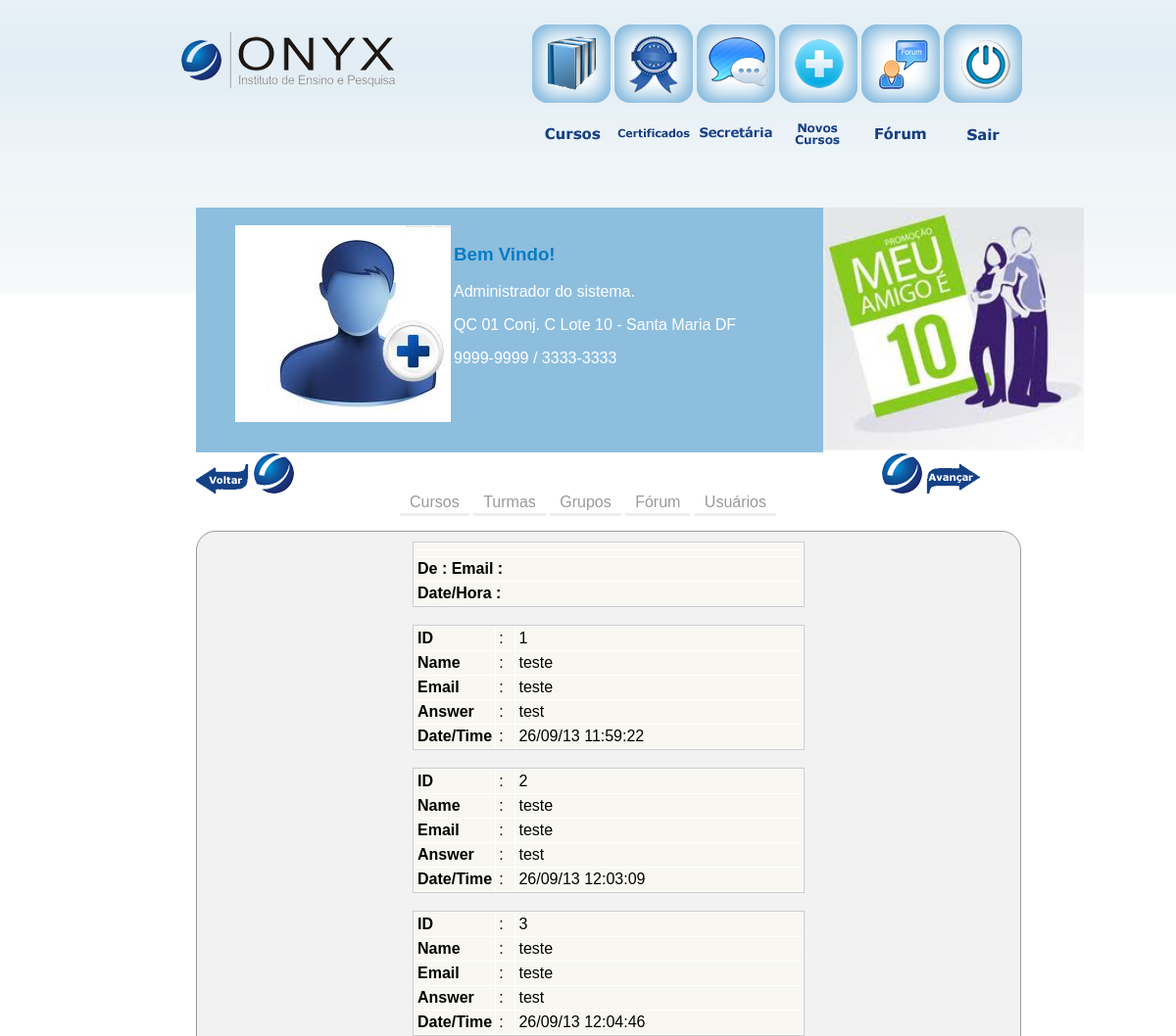
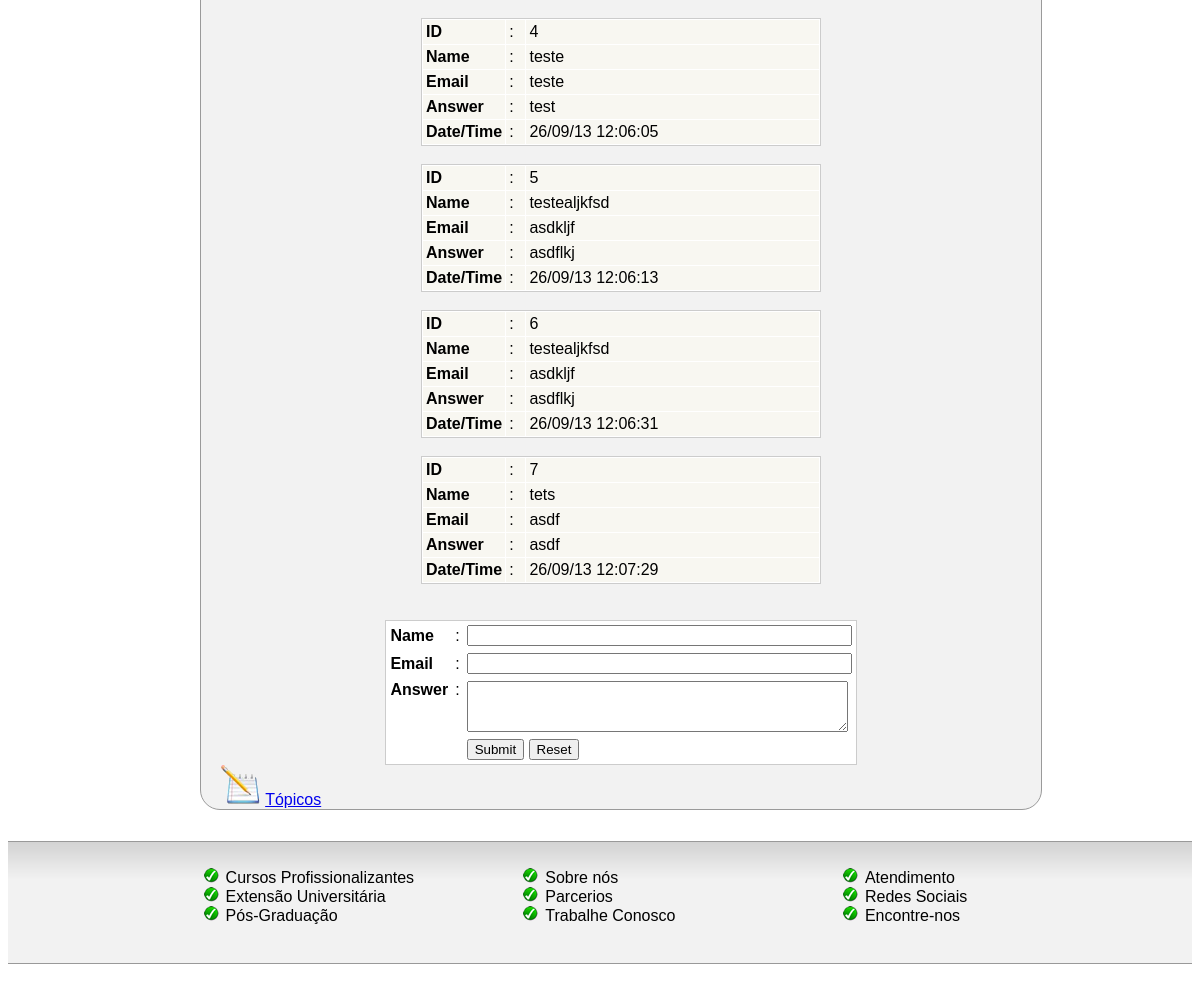
/adm/forum/view_topic.php (signed in), run on an earlier commit of the app's database (2 pictures, top to bottom).
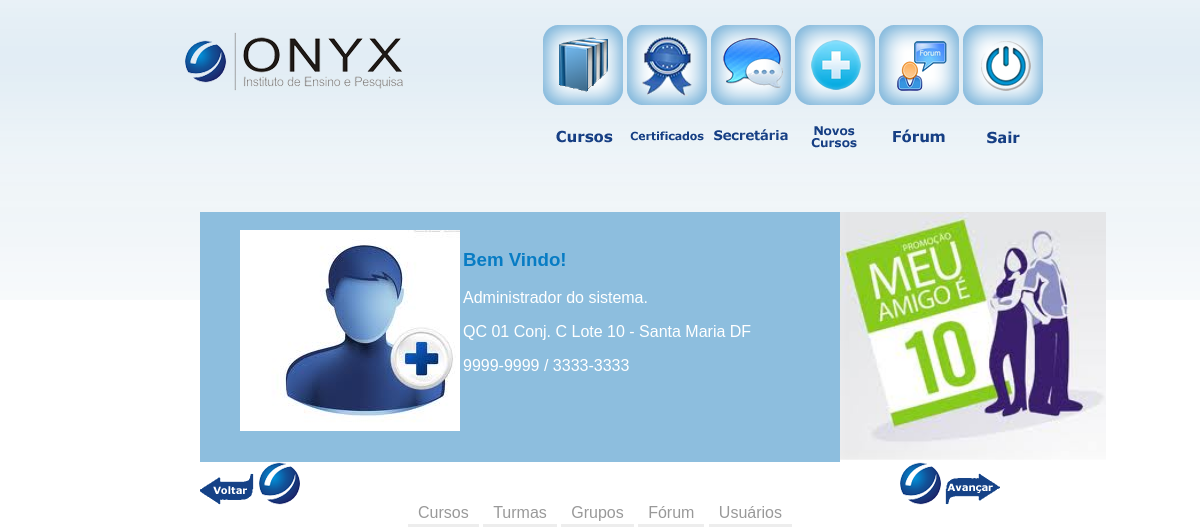
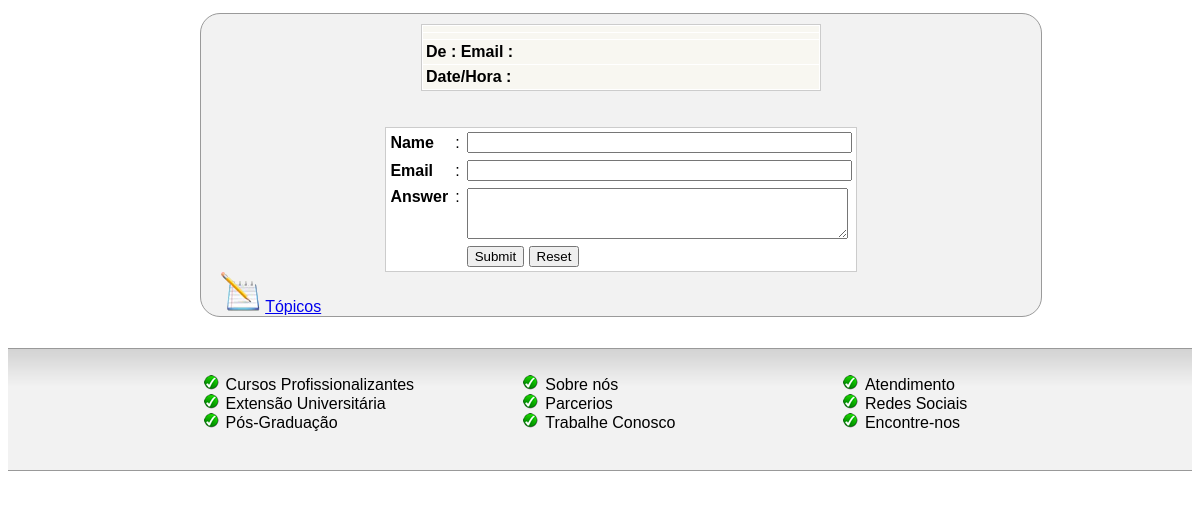
And on a later commit of the database (2 pictures, top to bottom).
### tables this page shows
CREATE TABLE IF NOT EXISTS `forum_answer` (
  `question_id` int(4) NOT NULL DEFAULT '0',
  `a_id` int(4) NOT NULL DEFAULT '0',
  `a_name` varchar(65) NOT NULL DEFAULT '',
  `a_email` varchar(65) NOT NULL DEFAULT '',
  `a_answer` longtext NOT NULL,
  `a_datetime` varchar(25) NOT NULL DEFAULT '',
  KEY `a_id` (`a_id`)
);

### adm/forum/view_topic.php (the view, shortened to what this page needs)
<?php
include('../header.php');
echo "<div id='conteudo_curso'>";
$tbl_name="forum_question";
$id=$_GET['id'];
$sql="SELECT * FROM $tbl_name WHERE id='$id'";
$result=mysql_query($sql);
$rows=mysql_fetch_array($result);
?>
<table width="400" border="0" align="center" cellpadding="0" cellspacing="1" bgcolor="#CCCCCC">
<tr>
<td><table width="100%" border="0" cellpadding="3" cellspacing="1" bordercolor="1" bgcolor="#FFFFFF">
<tr>
<td bgcolor="#F8F7F1"><strong><?php echo $rows['topic']; ?></strong></td>
</tr>
<tr>
<td bgcolor="#F8F7F1"><?php echo $rows['detail']; ?></td>
</tr>
<tr>
<td bgcolor="#F8F7F1"><strong>De :</strong> <?php echo $rows['name']; ?> <strong>Email : </strong><?php echo $rows['email'];?></td>
</tr>
<tr>
<td bgcolor="#F8F7F1"><strong>Date/Hora : </strong><?php echo $rows['datetime']; ?></td>
</tr>
</table></td>
</tr>
</table>
<BR>
<?php
$tbl_name2="forum_answer";
$sql2="SELECT * FROM $tbl_name2 WHERE question_id='$id'";
$result2=mysql_query($sql2);
while($rows=mysql_fetch_array($result2)){
?>
<table width="400" border="0" align="center" cellpadding="0" cellspacing="1" bgcolor="#CCCCCC">
<tr>
<td><table width="100%" border="0" cellpadding="3" cellspacing="1" bgcolor="#FFFFFF">
<tr>
<td bgcolor="#F8F7F1"><strong>ID</strong></td>
<td bgcolor="#F8F7F1">:</td>
<td bgcolor="#F8F7F1"><?php echo $rows['a_id']; ?></td>
</tr>
<tr>
<td width="18%" bgcolor="#F8F7F1"><strong>Name</strong></td>
<td width="5%" bgcolor="#F8F7F1">:</td>
<td width="77%" bgcolor="#F8F7F1"><?php echo $rows['a_name']; ?></td>
</tr>
<tr>
<td bgcolor="#F8F7F1"><strong>Email</strong></td>
<td bgcolor="#F8F7F1">:</td>
<td bgcolor="#F8F7F1"><?php echo $rows['a_email']; ?></td>
</tr>
<tr>
<td bgcolor="#F8F7F1"><strong>Answer</strong></td>
<td bgcolor="#F8F7F1">:</td>
<td bgcolor="#F8F7F1"><?php echo $rows['a_answer']; ?></td>
</tr>
<tr>
<td bgcolor="#F8F7F1"><strong>Date/Time</strong></td>
<td bgcolor="#F8F7F1">:</td>
<td bgcolor="#F8F7F1"><?php echo $rows['a_datetime']; ?></td>
</tr>
</table></td>
</tr>
</table><br>
<?php
}
?>
<BR>
<table width="400" border="0" align="center" cellpadding="0" cellspacing="1" bgcolor="#CCCCCC">
<tr>
<form name="form1" method="post" action="forum/add_answer.php">
<td>
<table width="100%" border="0" cellpadding="3" cellspacing="1" bgcolor="#FFFFFF">
<tr>
<td width="18%"><strong>Name</strong></td>
<td width="3%">:</td>
<td width="79%"><input name="a_name" type="text" id="a_name" size="45"></td>
</tr>
<tr>
<td><strong>Email</strong></td>
<td>:</td>
<td><input name="a_email" type="text" id="a_email" size="45"></td>
</tr>
<tr>
<td valign="top"><strong>Answer</strong></td>
<td valign="top">:</td>
<td><textarea name="a_answer" cols="45" rows="3" id="a_answer"></textarea></td>
</tr>
<tr>
<td>&nbsp;</td>
<td><input name="id" type="hidden" value="<?php echo $id; ?>"></td>
<td><input type="submit" name="Submit" value="Submit"> <input type="reset" name="Submit2" value="Reset"></td>
</tr>
</table>
</td>
</form>
</tr>
</table>
<img src='../imagens/icone/curso-icone.png'>
<a href='forum/index.php'>Tópicos</a>
</div>
<?php include("../footer.php"); ?>

What changed in the data, as far as the page shows it:
removed forum_answer: a "1", a_name "teste", a_email "teste", a_answer "test", a_datetime "26/09/13 11:59:22"
removed forum_answer: a "2", a_name "teste", a_email "teste", a_answer "test", a_datetime "26/09/13 12:03:09"
removed forum_answer: a "3", a_name "teste", a_email "teste", a_answer "test", a_datetime "26/09/13 12:04:46"
removed forum_answer: a "4", a_name "teste", a_email "teste", a_answer "test", a_datetime "26/09/13 12:06:05"
removed forum_answer: a "5", a_name "testealjkfsd", a_email "asdkljf", a_answer "asdflkj", a_datetime "26/09/13 12:06:13"
removed forum_answer: a "6", a_name "testealjkfsd", a_email "asdkljf", a_answer "asdflkj", a_datetime "26/09/13 12:06:31"
removed forum_answer: a "7", a_name "tets", a_email "asdf", a_answer "asdf", a_datetime "26/09/13 12:07:29"
